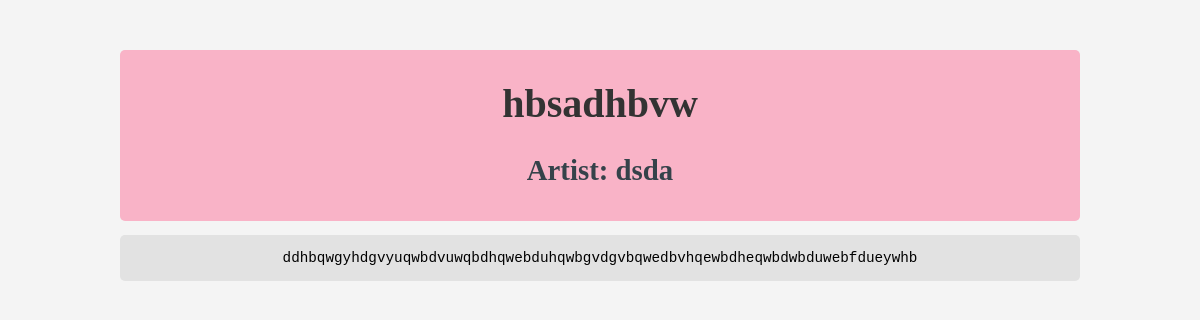
Page /songs/song/2/ on the committed database.
### songs/models.py (models this page shows, shortened)
class Songs(models.Model):
    title = models.CharField(max_length=100)
    artist = models.CharField(max_length=100)
    lyrics = models.TextField()
    release_date = models.DateField()

### songs/views.py (the view)
# urls.py: path('song/<int:id>/', views.song_detail, name='song_detail'),
def song_detail(request, id):
    song = get_object_or_404(Song, pk=id)
    return render(request, 'songLyric.html', {'song': song})

### songs/templates/songLyric.html (shortened to what this page needs)
{% load static %}
<!DOCTYPE html>
<html lang="en">
<head>
    <link rel="stylesheet" href="{% static 'css/lyricPageStyle.css' %}">
</head>
<body>
    <div class="container">
        <div class = "song-details">
        <h1>{{ song.title }}</h1>
        <h2>Artist: {{ song.artist }}</h2>
        </div>
    <pre>{{ song.lyrics }}</pre>
     </div>
</body>
</html>

### songs/static/css/lyricPageStyle.css (style rules this page uses)
body { margin: 0; padding: 0; background-color: #f4f4f4; }
.container { width: 80%; margin: auto; overflow: hidden; text-align: center; padding: 50px; }
.container h1 { text-align: center; font-size: 2.5em; margin-top: 20px; color: #333333; }
.container h2 { color: #35424a; margin-top: 20px; font-size: 1.8em; text-align: center; }
.song-details { padding: 15px; border-radius: 5px; padding: 10px; background-color:#f9b3c7; border-radius: 5px; }
.container pre { font-size: 1.1em; background: #e2e2e2; padding: 15px; border-radius: 5px; overflow-x: auto; }

### rows in the picture
Songs: title "hbsadhbvw", artist "dsda", lyrics "ddhbqwgyhdgvyuqwbdvuwqbdhqwebduhqwbgvdgvbqwedbvhqewbdheqwbdwbduwebfdueywhb"
